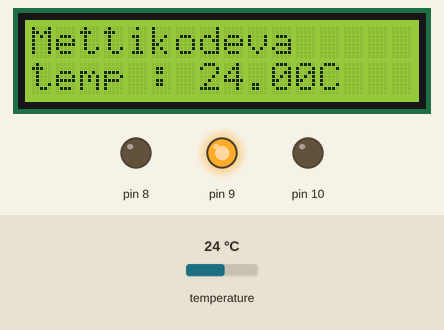
This sketch was run on a simulated Arduino Uno, built with avr-gcc and run on an emulated ATmega328P. Parts: 16×2 character LCD, output pins drawn as LEDs (lit = HIGH). The inputs (shaded band) are chosen by the test bench; at power-on: temperature 24 °C. What the sketch prints to the serial monitor is not drawn.

Above: at 1.6 s.
1.7 s: temperature set to 20.5 °C
At 2.3 s:
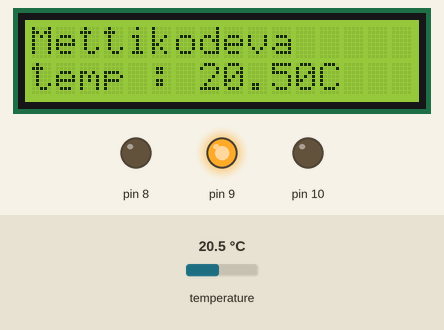
3.3 s: temperature set to 19.1 °C
At 3.9 s:
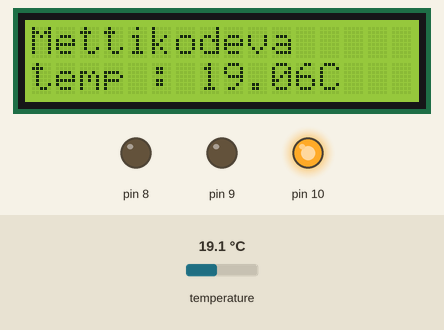
4.9 s: temperature set to 12 °C
At 5.5 s:
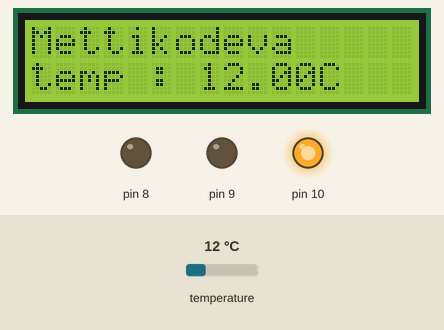
Timing chart, 0 to 7.9 s (numbered marks = the images above; inputs shaded):
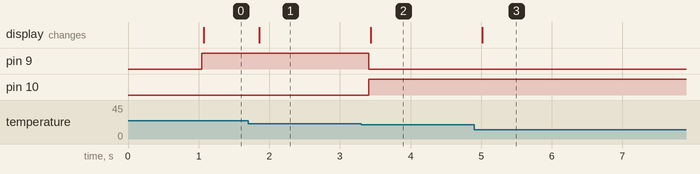

The sketch:

suhu_rgb__dan_LCD-MOD.ino
```cpp
#include <DallasTemperature.h>
#include <OneWire.h>
#include <LiquidCrystal_I2C.h>

#define ONE_WIRE_BUS 2

//var

  OneWire onewire(ONE_WIRE_BUS);
  DallasTemperature sensor(&onewire);


// ini alamat I2C dari LCD
LiquidCrystal_I2C lcd(0x27, 16, 2);

void setup() {
  // put your setup code here, to run once:
  Serial.begin(9600);
   sensor.begin();


  lcd.init();
  lcd.backlight();
  lcd.setBacklight(HIGH);

  pinMode(8, OUTPUT);
  pinMode(9, OUTPUT);
  pinMode(10, OUTPUT);

//mencetak di lcd


  delay(200);
}

void loop() {
 sensor.requestTemperatures();
 float suhu = sensor.getTempCByIndex(00);

 if (suhu >= 50) {
   digitalWrite(8, HIGH);
   digitalWrite(9, LOW);
   digitalWrite(10, LOW);
   }
 else if ( suhu >= 20 ) {
   digitalWrite(8, LOW);
   digitalWrite(9, HIGH);
   digitalWrite(10, LOW);
   }
 else {
   digitalWrite(8, LOW);
   digitalWrite(9, LOW);
   digitalWrite(10, HIGH);
 }
  if (suhu > 50.00) {
   Serial.println("panas");
   }
 else if (suhu >=20) {
   Serial.println("sedang");
   }
 else{
   Serial.println("dingin");
   }
  // PRINT DI LCD
  lcd.setCursor(0,0);
  lcd.print("Mettikodeva");
  lcd.setCursor(0,1);
  lcd.print("temp : ");
  lcd.print(suhu);
  lcd.print("C");

 Serial.println(suhu);

}
```

Measured:
- the behaviour switches between 20 and 19.9 °C on temperature (found by bisection; images 1 and 2)
- after the input at 1.7 s, the display: changes after 0.16 s (image 1)
- after the input at 3.3 s, pin 9: HIGH → LOW after 0.11 s; pin 10: LOW → HIGH after 0.11 s; the display: changes after 0.14 s (image 2)
- after the input at 4.9 s, the display: changes after 0.11 s (image 3)
